Frame 1 (no input): blank canvas, image omitted
Frame 60 (no input): blank canvas, image omitted
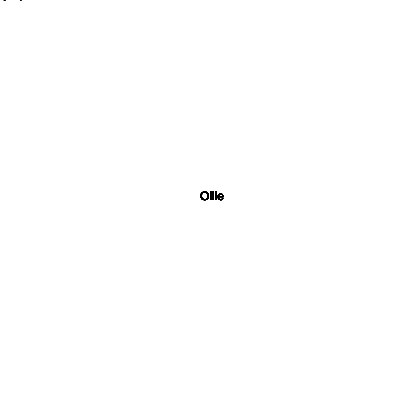
Frame 120 (the mouse pressed at the canvas centre since frame 60)

The p5.js sketch whose frames 1 and 60 were blank and that drew this single picture after the mouse press (run headless with seeded random() and noise() and a simulated clock; from frame 60 on, the mouse is pressed at the canvas centre):

// p5.js sketch
// ── sketch.js
function setup() {
  createCanvas(400, 400);
}

function draw() {
 // background(220);
  text("Ollie", mouseX, mouseY);
}
function mouseReleased(){
  clear();
}
